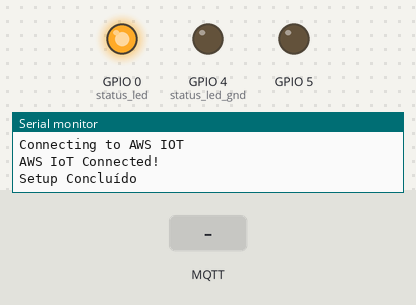
Bench run of a sketch on a simulated ESP8266 (NodeMCU). Shown: output pins drawn as LEDs (lit = HIGH), the last lines printed to the serial monitor. The test bench sets the inputs (shaded band). WiFi joins after 1.5 s; servers stay silent unless stated; the local clock reads 2024-03-15 10:24:30 at power-on unless the sketch sets it; no MQTT or app messages arrive unless stated.

Above: at 6.2 s.
6.3 s: MQTT message "true" arrives on the first subscribed topic
At 6.6 s:
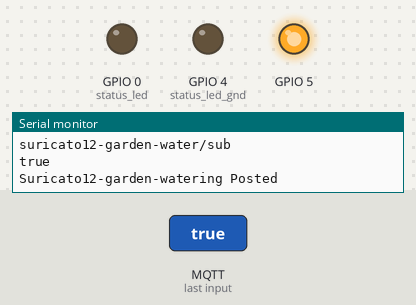
7.8 s: MQTT message "1" arrives on the first subscribed topic
At 8.9 s:
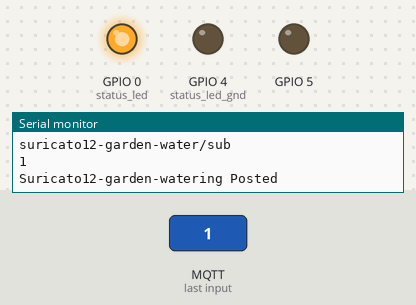
Timing chart, 0 to 10.8 s (numbered marks = the images above; inputs shaded):
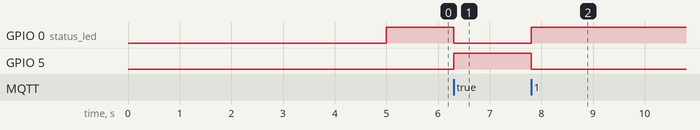

The sketch:

suricato-garden-watering-1.0.ino
```cpp
#include <ESP8266WiFi.h>
#include <WiFiClientSecure.h>
#include <PubSubClient.h>
#include <ArduinoJson.h>
#include <time.h>

#include "objects.h";
#include "constantes.h"
#include "secrets.h"

WiFiClientSecure net;

BearSSL::X509List cert(cacert);
BearSSL::X509List client_crt(client_cert);
BearSSL::PrivateKey key(privkey);

PubSubClient client(net);
Relay relay1(relay_1);
Led led(status_led);

time_t now;
time_t nowish = 1510592825;

void NTPConnect();
void messageReceived(char *topic, byte *payload, unsigned int length);
void connectAWS();
void serialize_update();
void water_check(String topic_in , String payload_in);


void setup() {
  relay1.off();
  Serial.begin(115200);
  pinMode(status_led, OUTPUT);
  pinMode(status_led_gnd, OUTPUT);
  digitalWrite(status_led_gnd, LOW);
//  relay1.off();

  connectAWS();
  Serial.println("Setup Concluído");
}

void loop() {
  if (!client.connected())
  {
    connectAWS();
  }
//  temp_check();
  client.loop();
}
```

constantes.h
```cpp
/* Variáveis de interface e controle */
const int status_led = 0; //D3
const int status_led_gnd = 4; //D1
const int relay_1 = 5;

/* Controle de estados */
String state_relay;

/* Controle de estados e Json */
char json_to_send[256];
String MY_IP_ADDR, MY_MAC_ADDR;

unsigned long lastMillis = 0;
unsigned long previousMillis = 0;
const long interval = 5000;
```

functions.ino
```cpp
void NTPConnect(void)
{
  Serial.print("Setting time using SNTP");
  configTime(TIME_ZONE * 3600, 0 * 3600, "pool.ntp.org", "time.nist.gov");
  now = time(nullptr);
  while (now < nowish)
  {
    delay(500);
    Serial.print(".");
    now = time(nullptr);
  }
  Serial.println("done!");
  struct tm timeinfo;
  gmtime_r(&now, &timeinfo);
  Serial.print("Current time: ");
  Serial.print(asctime(&timeinfo));
}

void connectAWS(){
  delay(3000);
  // We start by connecting to a WiFi network

  WiFi.mode(WIFI_STA);
  WiFi.begin(SSID_WIFI, PASSWORD);

  Serial.println();
  Serial.print("Connecting to ");
  Serial.println(SSID_WIFI);

  while (WiFi.status() != WL_CONNECTED)
  {
    digitalWrite(status_led, LOW);
    delay(1000);
    Serial.print(".");
    digitalWrite(status_led, HIGH);
  }

  NTPConnect();

  net.setTrustAnchors(&cert);
  net.setClientRSACert(&client_crt, &key);

  client.setServer(MQTT_HOST, 8883);
  client.setCallback(messageReceived);


  Serial.println("Connecting to AWS IOT");

  while (!client.connect(THINGNAME))
  {
    Serial.print(".");
    delay(1000);
  }

  if (!client.connected()) {
    Serial.println("AWS IoT Timeout!");
    return;
  }
  // Subscribe to a topic
  client.subscribe(AWS_IOT_SUBSCRIBE_TOPIC);
  Serial.println("AWS IoT Connected!");

  digitalWrite(status_led, HIGH);
}

void messageReceived(char *topic, byte *payload, unsigned int length) {
  Serial.print("Message arrived [");
  Serial.print(topic);
  Serial.print("] ");

  if (strstr(topic, AWS_IOT_SUBSCRIBE_TOPIC)){
    String topic_str = String(topic);
    String payload_str;

    for (int i = 0; i < length; i++) {
      char c = (char)payload[i];
      payload_str += c;
    }
      Serial.println();
      output_request(topic_str, payload_str);
  }
}

void serialize_update()
{
  StaticJsonDocument<192> doc_send;

  doc_send["name"] = "suricato12";

  JsonObject info = doc_send.createNestedObject("info");
  info["type"] = "Watering";
  info["place"] = "quintal";
  info["ipaddr"] = WiFi.localIP();

  JsonObject data = doc_send.createNestedObject("data");
  data["state"] = state_relay;

  serializeJson(doc_send, json_to_send);
}

void water_check(String topic_in , String payload_in)
{
  // Relay1
  if (topic_in == AWS_IOT_SUBSCRIBE_TOPIC)  {
    if(payload_in == "true") {
      relay1.on();
      led.on();
      state_relay = "RELAY_ON";
    }
    else {
      relay1.off();
      led.off();
      state_relay = "RELAY_OFF";
    }
  }
}


void output_request(String topic_in , String payload_in)
{
  Serial.println(topic_in);
  Serial.println(payload_in);
  water_check(topic_in, payload_in);
  serialize_update();
  client.publish(AWS_IOT_PUBLISH_TOPIC, json_to_send);
  Serial.println("Suricato12-garden-watering Posted");
}
```

objects.h
```cpp
class Relay {
  private:
    byte pin;
  public:
    Relay(byte pin) {
      // Use 'this->' to make the difference between the
      // 'pin' attribute of the class and the
      // local variable 'pin' created from the parameter.
      this->pin = pin;
      init();
    }
    void init() {
      pinMode(pin, OUTPUT);
      // Always try to avoid duplicate code.
      // Instead of writing digitalWrite(pin, LOW) here,
      // call the function off() which already does that
      off();
    }
    void on() {
      digitalWrite(pin, HIGH);
    }
    void off() {
      digitalWrite(pin, LOW);
    }
}; // don't forget the semicolon at the end of the class


class Led {
  private:
    byte pin;
  public:
    Led(byte pin) {
      // Use 'this->' to make the difference between the
      // 'pin' attribute of the class and the
      // local variable 'pin' created from the parameter.
      this->pin = pin;
      init();
    }
    void init() {
      pinMode(pin, OUTPUT);
      // Always try to avoid duplicate code.
      // Instead of writing digitalWrite(pin, LOW) here,
      // call the function off() which already does that
      off();
    }
    void on() {
      digitalWrite(pin, LOW);
    }
    void off() {
      digitalWrite(pin, HIGH);
    }
}; // don't forget the semicolon at the end of the class
```

secrets.h
```cpp
#include <pgmspace.h>

#define SECRET

#define SSID_WIFI "Familia Murici"
#define PASSWORD "nailton1964"

#define AWS_IOT_SUBSCRIBE_TOPIC "suricato12-garden-water/sub"
#define AWS_IOT_PUBLISH_TOPIC "suricato12-garden-water/pub"

#define THINGNAME "suricato12-garden-water"

int8_t TIME_ZONE = -3; //BAHIA(BR): -3 UTC

const char MQTT_HOST[] = "a267k5rhrr3q3s-ats.iot.us-west-1.amazonaws.com";


static const char cacert[] PROGMEM = R"EOF(
-----BEGIN CERTIFICATE-----
MIIDQTCCAimgAwIBAgITBmyfz5m/jAo54vB4ikPmljZbyjANBgkqhkiG9w0BAQsF
ADA5MQswCQYDVQQGEwJVUzEPMA0GA1UEChMGQW1hem9uMRkwFwYDVQQDExBBbWF6
b24gUm9vdCBDQSAxMB4XDTE1MDUyNjAwMDAwMFoXDTM4MDExNzAwMDAwMFowOTEL
MAkGA1UEBhMCVVMxDzANBgNVBAoTBkFtYXpvbjEZMBcGA1UEAxMQQW1hem9uIFJv
b3QgQ0EgMTCCASIwDQYJKoZIhvcNAQEBBQADggEPADCCAQoCggEBALJ4gHHKeNXj
ca9HgFB0fW7Y14h29Jlo91ghYPl0hAEvrAIthtOgQ3pOsqTQNroBvo3bSMgHFzZM
9O6II8c+6zf1tRn4SWiw3te5djgdYZ6k/oI2peVKVuRF4fn9tBb6dNqcmzU5L/qw
IFAGbHrQgLKm+a/sRxmPUDgH3KKHOVj4utWp+UhnMJbulHheb4mjUcAwhmahRWa6
VOujw5H5SNz/0egwLX0tdHA114gk957EWW67c4cX8jJGKLhD+rcdqsq08p8kDi1L
93FcXmn/6pUCyziKrlA4b9v7LWIbxcceVOF34GfID5yHI9Y/QCB/IIDEgEw+OyQm
jgSubJrIqg0CAwEAAaNCMEAwDwYDVR0TAQH/BAUwAwEB/zAOBgNVHQ8BAf8EBAMC
AYYwHQYDVR0OBBYEFIQYzIU07LwMlJQuCFmcx7IQTgoIMA0GCSqGSIb3DQEBCwUA
A4IBAQCY8jdaQZChGsV2USggNiMOruYou6r4lK5IpDB/G/wkjUu0yKGX9rbxenDI
U5PMCCjjmCXPI6T53iHTfIUJrU6adTrCC2qJeHZERxhlbI1Bjjt/msv0tadQ1wUs
N+gDS63pYaACbvXy8MWy7Vu33PqUXHeeE6V/Uq2V8viTO96LXFvKWlJbYK8U90vv
o/ufQJVtMVT8QtPHRh8jrdkPSHCa2XV4cdFyQzR1bldZwgJcJmApzyMZFo6IQ6XU
5MsI+yMRQ+hDKXJioaldXgjUkK642M4UwtBV8ob2xJNDd2ZhwLnoQdeXeGADbkpy
rqXRfboQnoZsG4q5WTP468SQvvG5
-----END CERTIFICATE-----
)EOF";


// Copy contents from XXXXXXXX-certificate.pem.crt here ▼
static const char client_cert[] PROGMEM = R"KEY(
-----BEGIN CERTIFICATE-----
MIIDWTCCAkGgAwIBAgIUO6cI/Z/kKHgKOJ8zv+0Nm6aWpG4wDQYJKoZIhvcNAQEL
BQAwTTFLMEkGA1UECwxCQW1hem9uIFdlYiBTZXJ2aWNlcyBPPUFtYXpvbi5jb20g
SW5jLiBMPVNlYXR0bGUgU1Q9V2FzaGluZ3RvbiBDPVVTMB4XDTIyMDYyNTIwNDgw
NloXDTQ5MTIzMTIzNTk1OVowHjEcMBoGA1UEAwwTQVdTIElvVCBDZXJ0aWZpY2F0
ZTCCASIwDQYJKoZIhvcNAQEBBQADggEPADCCAQoCggEBAMrWf53Fd5NRRdHFaAlP
rEPnr39ofUk2G6KMswFfPyT/rmgRsiTKwvZlKMnZiyN2nw/j8VDjhiD1Ytbqd3yf
K2oMloTSk1CiNa3eF3SdmJvBqOYMPZwBb3EwE/W52HEUOeY0lmeHTjYj/O9qaK2s
V26xOYybUhr6JlnYSA1RCCoIWOfkQfPpdz3KHTFU9SczAVY5bkieaMl0cRzpSf+l
XeVi/W0qIkdHJK3LPqhZ5lRGb6+C3VkPEfxrXgNXdNRt4INvXq3Bmc1Kf/WHz8K3
0hGA7Ko8r3d9rF1yAdB6qJAADfWGPx47A+20+mjdCytP04nZG1OLcyS2D1IKMvhG
pscCAwEAAaNgMF4wHwYDVR0jBBgwFoAUzvM7LvqQKdIraGVp9uEq4/004BswHQYD
VR0OBBYEFH0cLW77PMZ7O+K/eoHsV5PeOEVPMAwGA1UdEwEB/wQCMAAwDgYDVR0P
AQH/BAQDAgeAMA0GCSqGSIb3DQEBCwUAA4IBAQA4xNFRkf8r9Rn5A/sHajAvvjdy
zFKkcknAFK9mFA3T+BRcJFMPD4J7ez+buBrKTlClay3ZXYjDZb3VxZqWWLCLMrX9
mh1jHUK6BsYbEq/FId5DxTo8/E6afBVyPAUu8VM2bxy7pX3v1wFEwOsseyFTqFC9
xX4DC8qjzk/dqhzAaKSSM3Fry7Q60JZ/Zoy/KpLkFduyxYkWVJVEtsGVZ56ljpLY
x0TQks7EHQ+kI/0Xej28/iGF1oGV2SjO/nMBebEeIQxdOpsu1rxim0DO5n0ui5+Q
+KnM8efTqXY7bPTwv93clQ6qO2eRiEK6/jdmtJ+u/CIryJ63NjcZKx6bcu7t
-----END CERTIFICATE-----

)KEY";


// Copy contents from  XXXXXXXX-private.pem.key here ▼
static const char privkey[] PROGMEM = R"KEY(
-----BEGIN RSA PRIVATE KEY-----
MIIEpAIBAAKCAQEAytZ/ncV3k1FF0cVoCU+sQ+evf2h9STYbooyzAV8/JP+uaBGy
JMrC9mUoydmLI3afD+PxUOOGIPVi1up3fJ8ragyWhNKTUKI1rd4XdJ2Ym8Go5gw9
nAFvcTAT9bnYcRQ55jSWZ4dONiP872poraxXbrE5jJtSGvomWdhIDVEIKghY5+RB
8+l3PcodMVT1JzMBVjluSJ5oyXRxHOlJ/6Vd5WL9bSoiR0ckrcs+qFnmVEZvr4Ld
WQ8R/GteA1d01G3gg29ercGZzUp/9YfPwrfSEYDsqjyvd32sXXIB0HqokAAN9YY/
HjsD7bT6aN0LK0/TidkbU4tzJLYPUgoy+EamxwIDAQABAoIBAFpZgS69rq2oHfl6
fQTowErfAIU3/daGi3i0Q2fxDSdl3EHu3/MTfhRSqwB+LkP1qpRhbDQjpLM5mnUw
q1iPbb8nLEStp4DbQB3aN4hySm/Wq20NNsQuv30jdUCXL5nu8HtiITysQGJNVXUv
aMEzax6bQo8nAEOT+VE7zZxg48oUclS8MPkL3MA/4T2WIsUD8YsKMzsJkcyWEU8o
5qooM+AGG13KsZRKSeEOU4SytAWXACSzkZInimSo1t4pV6qUfwcPf5m/Zcu6HU44
X/xUfwJUQIdG3VD4uweDD5CA05Lh18PyVePgpJHc/0zEiRLHGisGRMFQgjpiLzYn
Nvm//wECgYEA80n9K2j3MH0yWGgbUDx6lRBZEC9r9EjbE7HnechdI4rU/bM0KmGM
+0Mj+AfOOpZAurUbJga5mZVCyqT/2HIe+xmJ0Oie9keh7wEeDQCPz8xpFPQDWalM
dYfoYbYQ+IE/utXMxFwCquNWHYivKQ+A+9Ydxh+uFMCxG0CriFnqidECgYEA1W94
5Ius+zpp35uhDSQwiwKiS2QU8nLrd1R3seGzlY4ILmqPna92aC1VyM9+5Wh5se3Q
i2x+DQbyLHVIDiSauI16k8rlm1tI7yvtUcQC3fB0xkg5b2n0xk0rscBULyXs67up
0Y69AmAoaVAdalumCdhZd4M8Qk2H2dOTcvnsNRcCgYA0KhUijasStoVo90mD9rPB
6nNuSPy4sDZpDqg3MILn8AijLR1uSORVq5u2vtW1MipG3jYn/SEmkR51HNPOsQl7
hYpLRNVwsQNDn9W1q/0p7QZK+9cMDoTaXn2xFbyly/DCOr1hDOl1grEgPAJyp2Rc
mxhfNsO4p2hSE5ez8LOdQQKBgQCMCRphoT76ioXif2K4k5EB89V175FKzZmubo4l
+LbyHgFCKwpVZEUk7vHE0lcov1ZxJl5Yy/McKv2Dq+N93Ahjo/fTtiDVwJvmyIRp
zFgxM836NnLwpa1C2mkbs9vIH3MF69fstWFPiLWa+0SBfuY+uWNh5YoI2oOSqJ2q
p02SOwKBgQDRJha7w8mJvlqGPsjyIf8PLWOTI1pIOCu9wTMqw2XxJn52DZt+0V+P
ge7aX1qxl08vQ9U8ug1KMR0kbjdVsj7l1BlqV/SpG46Z+CBEsIUYbcGYUgtCUoIC
lV08m4ulHgFmV74ryJbhL5qMV4/EXt9jgaKqlcdtmSohMjhzFVFB+g==
-----END RSA PRIVATE KEY-----
)KEY";
```

Measured:
- after the input at 6.3 s, GPIO 0 (status_led): HIGH → LOW at once; GPIO 5: LOW → HIGH at once
- after the input at 7.8 s, GPIO 0 (status_led): LOW → HIGH at once; GPIO 5: HIGH → LOW at once
